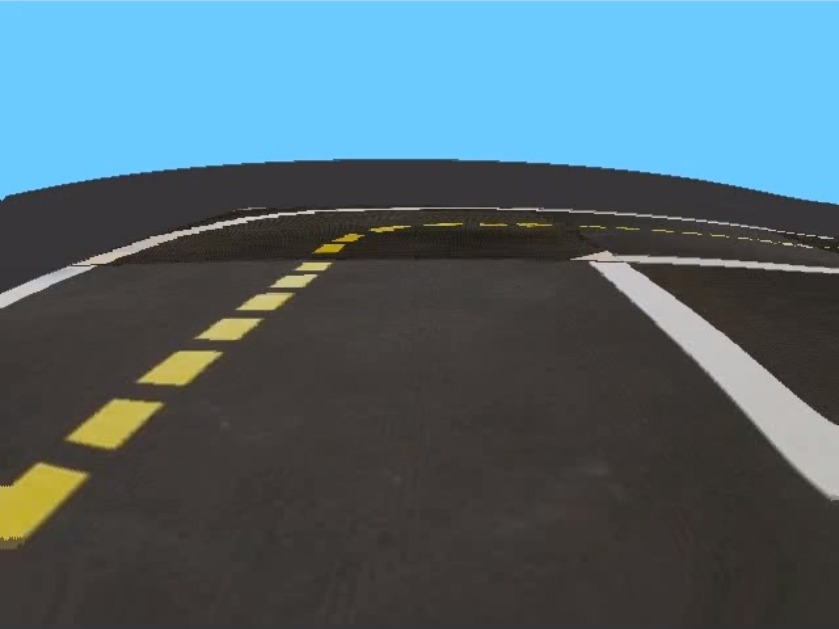
#> input picture visual-lane-servoing/assets/images/visual_control/WhatsApp Image.jpeg, 839 x 629 px
$ python -i visual_servoing_activity.py   (imports and definitions only)   (older library calls are emulated)
#> lines starting #> are read from the running program, lines starting #| are printed output that depends on the picture; after the words box and inside, x2 and y2 are one past the last pixel; in counts of white or black regions, pixels touching at a corner belong together
#> further down, picture is the input picture: shape (629, 839, 3); mean B, G, R 112.7, 102.8, 79.9
from typing import Tuple

import numpy as np
import cv2


def get_steer_matrix_left_lane_markings(shape: Tuple[int, int]) -> np.ndarray:
    """
    Args:
        shape:              The shape of the steer matrix.

    Return:
        steer_matrix_left:  The steering (angular rate) matrix for Braitenberg-like control
                            using the masked left lane markings (numpy.ndarray)
    """

    # TODO: implement your own solution here
    height, width = shape
    steer_matrix_left = np.zeros(shape)
    for y in range(height):
        for x in range(width):
            if x < width // 2:
                steer_matrix_left[y, x] = -0.3 * (x / (width // 2))
    # ---
    return steer_matrix_left


def get_steer_matrix_right_lane_markings(shape: Tuple[int, int]) -> np.ndarray:
    """
    Args:
        shape:               The shape of the steer matrix.

    Return:
        steer_matrix_right:  The steering (angular rate) matrix for Braitenberg-like control
                             using the masked right lane markings (numpy.ndarray)
    """

    # TODO: implement your own solution here
    height, width = shape
    steer_matrix_right = np.zeros(shape)
    for y in range(height):
        for x in range(width):
            if x > width // 2:
                steer_matrix_right[y, x] = 0.1 - (0.1 * ((x - (width // 2)) / (width // 2)))
    # ---
    return steer_matrix_right


def detect_lane_markings(image: np.ndarray) -> Tuple[np.ndarray, np.ndarray]:
    """
    Args:
        image: An image from the robot's camera in the BGR color space (numpy.ndarray)
    Return:
        mask_left_edge:   Masked image for the dashed-yellow line (numpy.ndarray)
        mask_right_edge:  Masked image for the solid-white line (numpy.ndarray)
    """
    h, w, _ = image.shape
#> h = 629; w = 839

    # TODO: implement your own solution here
    imgrgb = cv2.cvtColor(image, cv2.COLOR_BGR2RGB)

    imghsv = cv2.cvtColor(image, cv2.COLOR_BGR2HSV)
#> imghsv: shape (629, 839, 3); mean H, S, V 48.5, 66.9, 120.2

    img = cv2.cvtColor(image, cv2.COLOR_BGR2GRAY)

    mask_ground = np.ones(img.shape, dtype=np.uint8)
    mask_ground[:h//2,:] = 0

    sigma = 10

    img_gaussian_filter = cv2.GaussianBlur(img,(0,0), sigma)
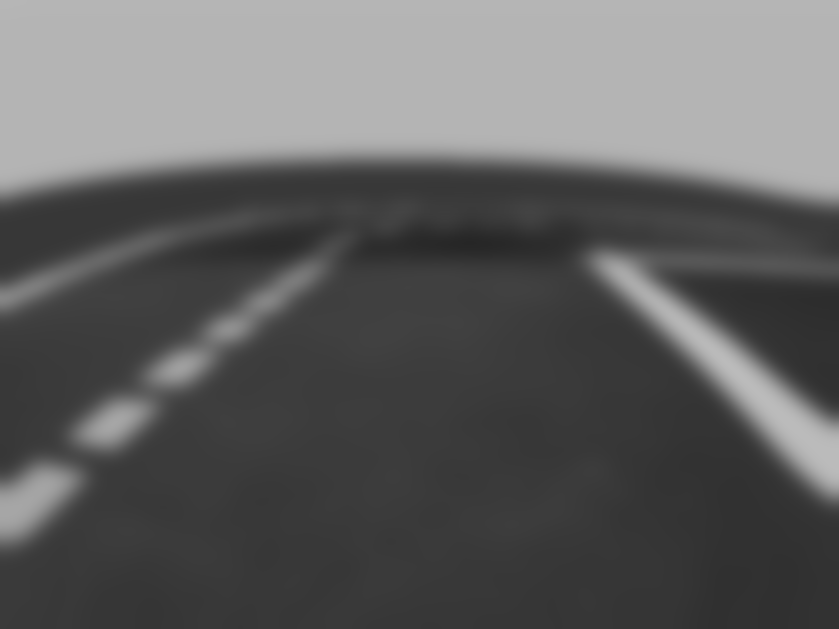
#> img_gaussian_filter: shape (629, 839); min 38, max 187, mean 97

    sobelx = cv2.Sobel(img_gaussian_filter,cv2.CV_64F,1,0)
    sobely = cv2.Sobel(img_gaussian_filter,cv2.CV_64F,0,1)
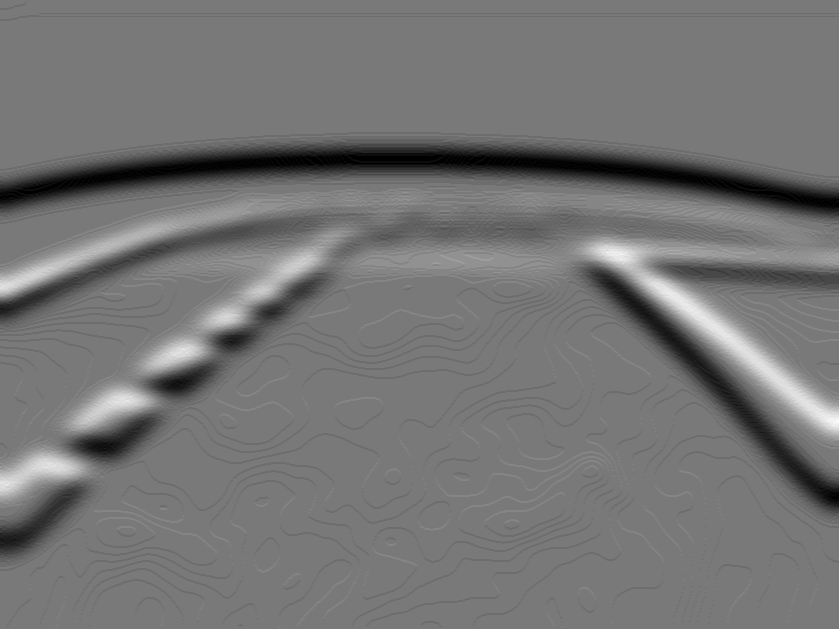
#> sobely: shape (629, 839) float64; min -40, max 44, mean -1.6; drawn with min black and max white

    Gmag = np.sqrt(sobelx*sobelx + sobely*sobely)
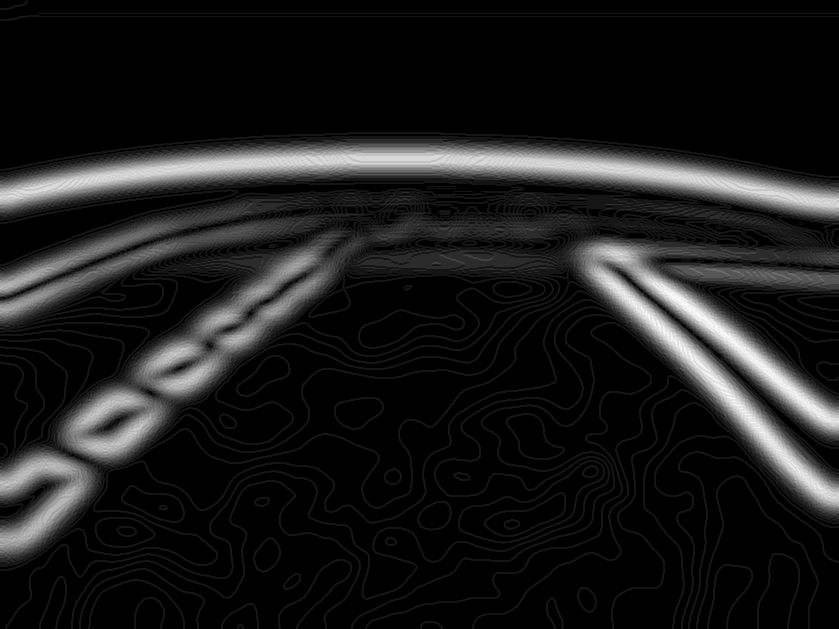
#> Gmag: shape (629, 839) float64; min 0, max 47.2, mean 5; drawn with min black and max white

    Gdir = cv2.phase(np.array(sobelx, np.float32), np.array(sobely, dtype=np.float32), angleInDegrees=True)
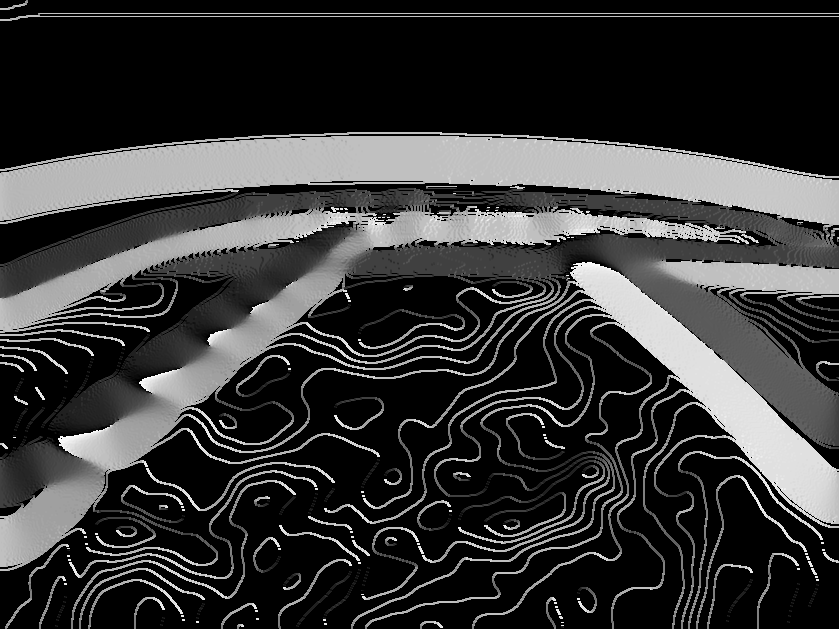
#> Gdir: shape (629, 839) float32; min 0, max 357.7, mean 75.9; drawn with min black and max white

    threshold = 0

    mask_mag = (Gmag > threshold)
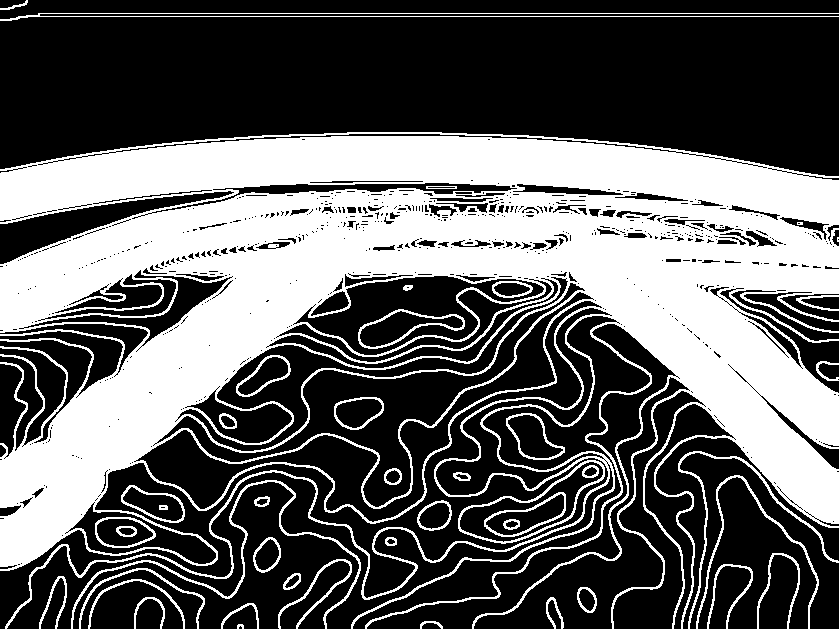
#> mask_mag: shape (629, 839) bool; 37.7% white; 45 white regions (2 under 20 px), largest, box (x1, y1, x2, y2) and area: (0, 132, 839, 629) 184622, (0, 13, 839, 21) 1690, (71, 480, 361, 629) 1535

    white_lower_hsv = np.array([0, 0, 100])
    white_upper_hsv = np.array([179, 60, 255])
    yellow_lower_hsv = np.array([15, 60, 60])
    yellow_upper_hsv = np.array([35, 255, 255])

    mask_white = cv2.inRange(imghsv, white_lower_hsv, white_upper_hsv)
#> mask_white: shape (629, 839); 3.7% white; 48 white regions (34 under 20 px), largest, box (x1, y1, x2, y2) and area: (570, 250, 839, 501) 14994, (0, 207, 776, 309) 3876, (683, 232, 702, 235) 37
    mask_yellow = cv2.inRange(imghsv, yellow_lower_hsv, yellow_upper_hsv)
#> mask_yellow: shape (629, 839); 3.3% white; 113 white regions (98 under 20 px), largest, box (x1, y1, x2, y2) and area: (0, 457, 94, 551) 5272, (57, 396, 168, 452) 3779, (189, 260, 336, 345) 3724

    mask_left = np.ones(sobelx.shape)
    mask_left[:,int(np.floor(w/2)):w + 1] = 0
    mask_right = np.ones(sobelx.shape)
    mask_right[:,0:int(np.floor(w/2))] = 0

    mask_sobelx_pos = (sobelx > 0)
#> mask_sobelx_pos: shape (629, 839) bool; 13.4% white; 760 white regions (638 under 20 px), largest, box (x1, y1, x2, y2) and area: (544, 205, 838, 526) 18534, (1, 192, 350, 507) 17127, (480, 141, 838, 224) 11712
    mask_sobelx_neg = (sobelx < 0)
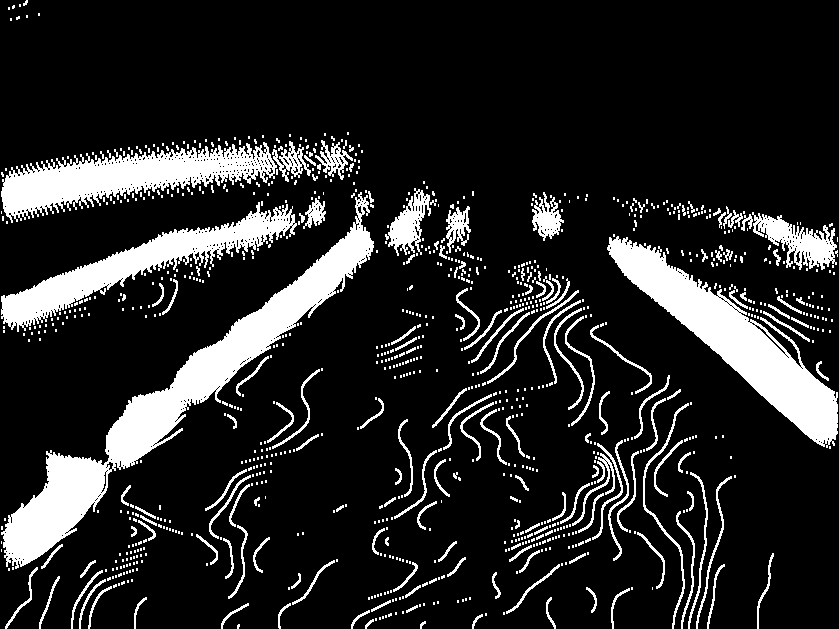
#> mask_sobelx_neg: shape (629, 839) bool; 15.1% white; 991 white regions (826 under 20 px), largest, box (x1, y1, x2, y2) and area: (1, 192, 374, 569) 19398, (607, 236, 838, 448) 12918, (1, 142, 277, 223) 9715
    mask_sobely_pos = (sobely > 0)
#> mask_sobely_pos: shape (629, 839) bool; 13.3% white; 288 white regions (209 under 20 px), largest, box (x1, y1, x2, y2) and area: (0, 188, 839, 449) 41656, (48, 224, 358, 436) 15262, (0, 436, 100, 508) 3932
    mask_sobely_neg = (sobely < 0)
#> mask_sobely_neg: shape (629, 839) bool; 23.4% white; 368 white regions (257 under 20 px), largest, box (x1, y1, x2, y2) and area: (0, 132, 839, 227) 41535, (0, 206, 749, 333) 19627, (514, 262, 839, 528) 17321

    mask_left_edge = mask_ground * mask_left * mask_mag * mask_sobelx_neg * mask_sobely_neg * mask_yellow
#> mask_left_edge: shape (629, 839) float64; 1.1% white; 14 white regions (9 under 20 px), largest, box (x1, y1, x2, y2) and area: (1, 479, 92, 551) 2594, (105, 397, 168, 452) 1252, (170, 348, 229, 392) 985, (216, 314, 272, 345) 668, (90, 491, 100, 496) 32
    mask_right_edge = mask_ground * mask_right * mask_mag * mask_sobelx_pos * mask_sobely_neg * mask_white
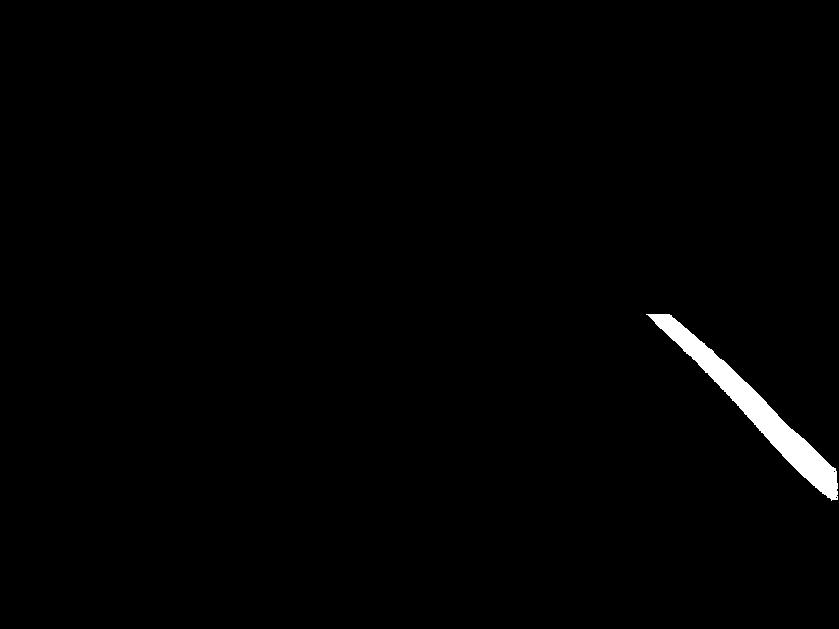
#> mask_right_edge: shape (629, 839) float64; 1.1% white; 1 white region, box (x1, y1, x2, y2) and area: (646, 314, 838, 501) 5654


    return mask_left_edge, mask_right_edge

>>> import cv2
>>> picture = cv2.imread('../../assets/images/visual_control/WhatsApp Image.jpeg')
>>> result = detect_lane_markings(picture)
